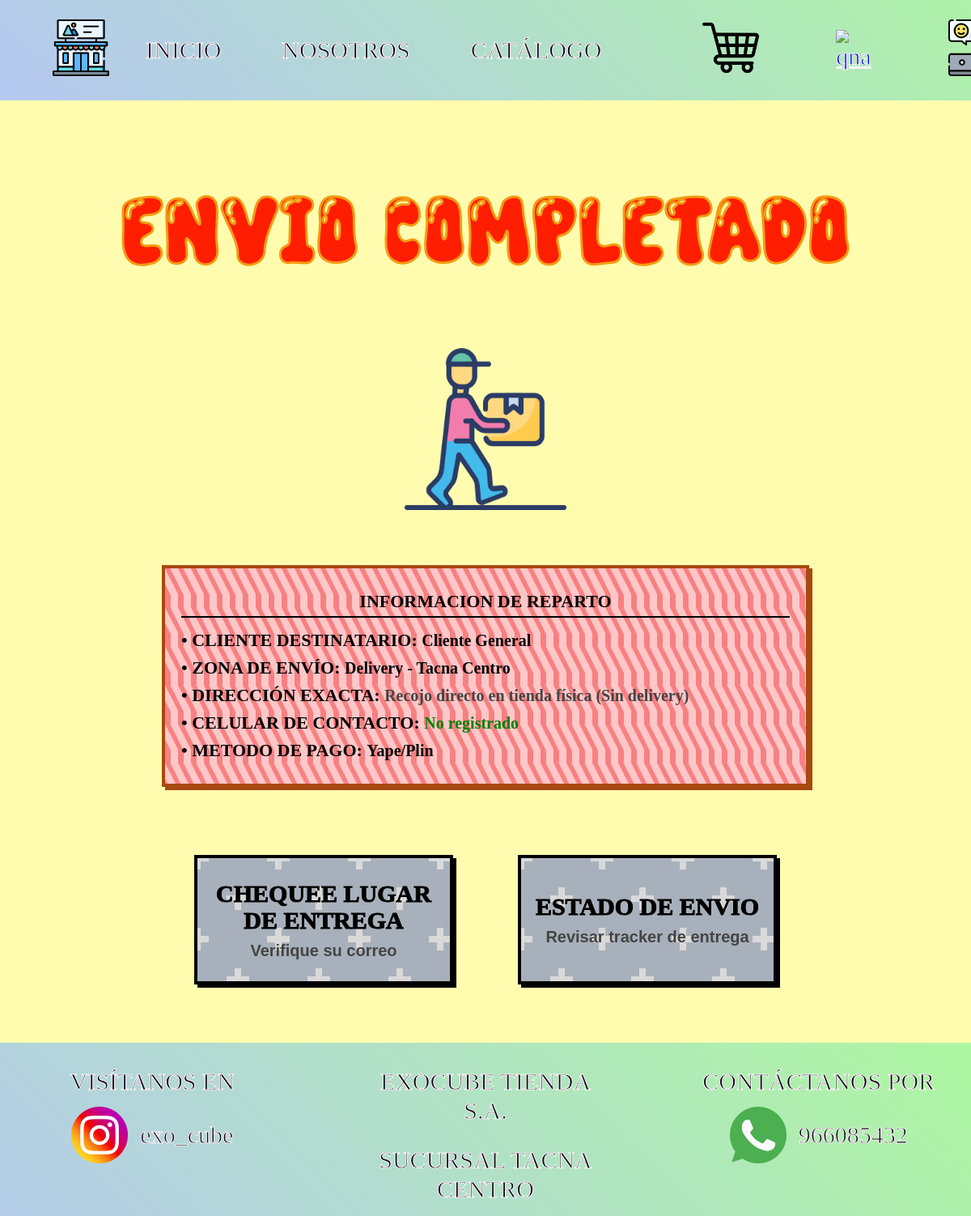
Screenshot of /envio_completado.php with the database file from the repository.
### tables this page shows
CREATE TABLE `pedidos` (
  `id_pedido` int(11) NOT NULL AUTO_INCREMENT,
  `fecha_pedido` datetime NOT NULL DEFAULT current_timestamp(),
  `cliente_correo` varchar(100) DEFAULT NULL,
  `cliente_celular` varchar(15) DEFAULT NULL,
  `cliente_nombre` varchar(100) DEFAULT NULL,
  `envoltura` tinyint(1) NOT NULL DEFAULT 0,
  `tipo_entrega` varchar(50) NOT NULL,
  `direccion_entrega` varchar(255) DEFAULT NULL,
  `costo_envio` decimal(10,2) NOT NULL DEFAULT 0.00,
  `metodo_pago` varchar(50) NOT NULL,
  `total_compra` decimal(10,2) NOT NULL DEFAULT 0.00,
  `comprobante_pago` varchar(255) DEFAULT NULL,
  PRIMARY KEY (`id_pedido`)
);

CREATE TABLE `enlaces_contacto` (
  `id_contacto` int(11) NOT NULL AUTO_INCREMENT,
  `plataforma` varchar(50) NOT NULL,
  `enlace` varchar(255) NOT NULL,
  `etiqueta` varchar(100) NOT NULL,
  `icono_url` varchar(100) NOT NULL,
  `activo` tinyint(1) NOT NULL DEFAULT 1,
  PRIMARY KEY (`id_contacto`)
);

CREATE TABLE `locales_tienda` (
  `id_local` int(11) NOT NULL AUTO_INCREMENT,
  `id_info` int(11) NOT NULL,
  `nombre_local` varchar(100) NOT NULL,
  `direccion` text NOT NULL,
  `google_maps_iframe` text DEFAULT NULL,
  `horario_atencion` varchar(100) NOT NULL,
  `activo` tinyint(1) NOT NULL DEFAULT 1,
  PRIMARY KEY (`id_local`),
  KEY `id_info` (`id_info`),
  CONSTRAINT `locales_tienda_ibfk_1` FOREIGN KEY (`id_info`) REFERENCES `informacion_tienda` (`id_info`) ON DELETE CASCADE
);

### envio_completado.php (the view, shortened to what this page needs)
<?php
require_once 'conexion.php';
$id_pedido = isset($_GET['id_pedido']) ? (int)$_GET['id_pedido'] : 2;
try {
    $stmt_ped = $pdo->prepare("SELECT * FROM pedidos WHERE id_pedido = ?");
    $stmt_ped->execute([$id_pedido]);
    $pedido = $stmt_ped->fetch();
} catch (Exception $e) {
    die("Error al consultar la boleta de entrega.");
}
?>
<!DOCTYPE html>
<html lang="es-ES">
<head>
   <link href="estilos/envio_completado.css" rel="stylesheet">
</head>
<body>
   <?php include 'header.php'; ?>
   <br><br><br><br><br><br><br><br><br><br><br><br>
   <div class="somos">
      <p>ENVIO COMPLETADO</p>
   </div>
   <br><br><br>
   <img src="img/chico-de-entrega.png" alt="Repartidor de exo_cube" class="repartidor-img">
   <br>
   <div class="contacto-reparto-box">
      <p style="text-align: center; border-bottom: 2px solid #000; padding-bottom: 5px; margin-bottom: 15px;">INFORMACION DE REPARTO</p>
      <p>• CLIENTE DESTINATARIO: <span style="font-family: Alfaqix; font-size: 20px; font-weight: bold;"><?php echo htmlspecialchars($pedido['cliente_nombre'] ?? 'Cliente General'); ?></span></p>
      <p>• ZONA DE ENVÍO: <span style="font-family: Alfaqix; font-size: 20px;"><?php echo htmlspecialchars($pedido['tipo_entrega']); ?></span></p>
      <p>• DIRECCIÓN EXACTA: <span style="font-family: Alfaqix; font-size: 20px; color: #444; font-weight: bold;">
          <?php echo !empty($pedido['direccion_entrega']) ? htmlspecialchars($pedido['direccion_entrega']) : 'Recojo directo en tienda física (Sin delivery)'; ?>
      </span></p>
      <p>• CELULAR DE CONTACTO: <span style="font-family: Alfaqix; font-size: 20px; color: green; font-weight: bold;"><?php echo htmlspecialchars($pedido['cliente_celular'] ?? 'No registrado'); ?></span></p>
      <p>• METODO DE PAGO: <span style="font-family: Alfaqix; font-size: 20px;"><?php echo htmlspecialchars($pedido['metodo_pago']); ?></span></p>
   </div>
   <br><br><br>
   <div class="botones-envio-seccion">
      <a href="lugar_entrega.php?id_pedido=<?php echo $id_pedido; ?>" class="btn-envio-card" target="_blank">
         <h3>CHEQUEE LUGAR DE ENTREGA</h3>
         <p>Verifique su correo</p>
      </a>
      <a href="estado_envio.php?id_pedido=<?php echo $id_pedido; ?>" class="btn-envio-card" target="_blank">
         <h3>ESTADO DE ENVIO</h3>
         <p>Revisar tracker de entrega</p>
      </a>
   </div>
   <br><br><br><br>
      <?php include 'footer.php'; ?>
</body>
</html>

### footer.php (shortened to what this page needs)
<?php
require_once 'conexion.php';
try {
    $stmt_foot_social = $pdo->query("SELECT * FROM enlaces_contacto WHERE plataforma IN ('Instagram', 'Facebook') AND activo = 1");
    $redes_sociales = $stmt_foot_social->fetchAll(PDO::FETCH_ASSOC);
    $stmt_foot_locales = $pdo->query("SELECT nombre_local FROM locales_tienda ORDER BY id_local ASC");
    $locales_tienda = $stmt_foot_locales->fetchAll(PDO::FETCH_ASSOC);
    $stmt_foot_wsp = $pdo->query("SELECT * FROM enlaces_contacto WHERE plataforma IN ('WhatsApp', 'Correo') AND activo = 1 ORDER BY id_contacto ASC");
    $telefonos_wsp = $stmt_foot_wsp->fetchAll(PDO::FETCH_ASSOC);
} catch (Exception $e) {
    $redes_sociales = [];
    $locales_tienda = [];
    $telefonos_wsp = [];
}
?>
<div class="footer" style="box-sizing: border-box;">
   <div class="f01">
      <p class="visita">VISÍTANOS EN</p>
      <a id="foot_social_link" href="<?php echo htmlspecialchars($redes_sociales[0]['enlace'] ?? '#'); ?>" target="_blank" style="text-decoration: none;">
         <div class="visita02" style="justify-content: center; margin: 0 auto;">
            <img id="foot_social_img" src="<?php echo htmlspecialchars($redes_sociales[0]['icono_url'] ?? 'img/social.png'); ?>" alt="Red Social" class="visita03">
            <p id="foot_social_txt" class="visita04"><?php echo htmlspecialchars($redes_sociales[0]['etiqueta'] ?? 'exo_cube'); ?></p>
         </div>
      </a>
   </div>
   <div class="f02">
      <p class="lugar">EXOCUBE TIENDA S.A.</p>
      <p id="foot_local_txt" class="lugar02">
         <?php echo htmlspecialchars($locales_tienda[0]['nombre_local'] ?? 'Ubicación del local'); ?>
      </p>
   </div>
   <div class="f03">
      <p class="contacto">CONTÁCTANOS POR</p>
      <a id="foot_wsp_link" href="<?php echo htmlspecialchars($telefonos_wsp[0]['enlace'] ?? '#'); ?>" target="_blank" style="text-decoration: none;">
         <div class="contacto02" style="justify-content: center; margin: 0 auto;">
            <img id="foot_wsp_img" src="<?php echo htmlspecialchars($telefonos_wsp[0]['icono_url'] ?? 'img/whatsapp.png'); ?>" alt="WhatsApp" class="contacto03">
            <p id="foot_wsp_txt" class="contacto04"><?php echo htmlspecialchars($telefonos_wsp[0]['etiqueta'] ?? '966085432'); ?></p>
         </div>
      </a>
   </div>
</div>

### rows the page displays
pedidos: cliente_nombre "Cliente General", tipo_entrega "Delivery - Tacna Centro", cliente_celular "No registrado", metodo_pago "Yape/Plin"
enlaces_contacto: icono_url (picture), etiqueta "exo_cube"
locales_tienda: nombre_local "SUCURSAL TACNA CENTRO"
enlaces_contacto: icono_url (picture), etiqueta "966085432"
